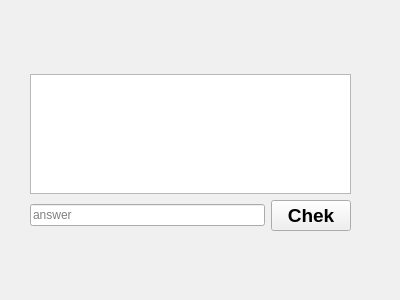
<?xml version="1.0" encoding="UTF-8"?>
<ui version="4.0">
 <class>tasks</class>
 <widget class="QWidget" name="tasks">
  <property name="geometry">
   <rect>
    <x>0</x>
    <y>0</y>
    <width>400</width>
    <height>300</height>
   </rect>
  </property>
  <property name="palette">
   <palette>
    <active>
     <colorrole role="WindowText">
      <brush brushstyle="SolidPattern">
       <color alpha="255">
        <red>5</red>
        <green>88</green>
        <blue>10</blue>
       </color>
      </brush>
     </colorrole>
     <colorrole role="Button">
      <brush brushstyle="SolidPattern">
       <color alpha="255">
        <red>130</red>
        <green>240</green>
        <blue>83</blue>
       </color>
      </brush>
     </colorrole>
     <colorrole role="Light">
      <brush brushstyle="SolidPattern">
       <color alpha="255">
        <red>255</red>
        <green>255</green>
        <blue>255</blue>
       </color>
      </brush>
     </colorrole>
     <colorrole role="Midlight">
      <brush brushstyle="SolidPattern">
       <color alpha="255">
        <red>226</red>
        <green>247</green>
        <blue>211</blue>
       </color>
      </brush>
     </colorrole>
     <colorrole role="Dark">
      <brush brushstyle="SolidPattern">
       <color alpha="255">
        <red>125</red>
        <green>179</green>
        <blue>74</blue>
       </color>
      </brush>
     </colorrole>
     <colorrole role="Mid">
      <brush brushstyle="SolidPattern">
       <color alpha="255">
        <red>131</red>
        <green>160</green>
        <blue>112</blue>
       </color>
      </brush>
     </colorrole>
     <colorrole role="Text">
      <brush brushstyle="SolidPattern">
       <color alpha="255">
        <red>5</red>
        <green>88</green>
        <blue>10</blue>
       </color>
      </brush>
     </colorrole>
     <colorrole role="BrightText">
      <brush brushstyle="SolidPattern">
       <color alpha="255">
        <red>255</red>
        <green>255</green>
        <blue>255</blue>
       </color>
      </brush>
     </colorrole>
     <colorrole role="ButtonText">
      <brush brushstyle="SolidPattern">
       <color alpha="255">
        <red>5</red>
        <green>88</green>
        <blue>10</blue>
       </color>
      </brush>
     </colorrole>
     <colorrole role="Base">
      <brush brushstyle="SolidPattern">
       <color alpha="255">
        <red>255</red>
        <green>255</green>
        <blue>255</blue>
       </color>
      </brush>
     </colorrole>
     <colorrole role="Window">
      <brush brushstyle="SolidPattern">
       <color alpha="255">
        <red>232</red>
        <green>248</green>
        <blue>220</blue>
       </color>
      </brush>
     </colorrole>
     <colorrole role="Shadow">
      <brush brushstyle="SolidPattern">
       <color alpha="255">
        <red>64</red>
        <green>108</green>
        <blue>45</blue>
       </color>
      </brush>
     </colorrole>
     <colorrole role="Highlight">
      <brush brushstyle="SolidPattern">
       <color alpha="255">
        <red>66</red>
        <green>211</green>
        <blue>4</blue>
       </color>
      </brush>
     </colorrole>
     <colorrole role="HighlightedText">
      <brush brushstyle="SolidPattern">
       <color alpha="255">
        <red>255</red>
        <green>255</green>
        <blue>255</blue>
       </color>
      </brush>
     </colorrole>
     <colorrole role="Link">
      <brush brushstyle="SolidPattern">
       <color alpha="255">
        <red>107</red>
        <green>255</green>
        <blue>8</blue>
       </color>
      </brush>
     </colorrole>
     <colorrole role="LinkVisited">
      <brush brushstyle="SolidPattern">
       <color alpha="255">
        <red>51</red>
        <green>144</green>
        <blue>1</blue>
       </color>
      </brush>
     </colorrole>
     <colorrole role="AlternateBase">
      <brush brushstyle="SolidPattern">
       <color alpha="255">
        <red>226</red>
        <green>247</green>
        <blue>211</blue>
       </color>
      </brush>
     </colorrole>
     <colorrole role="NoRole">
      <brush brushstyle="NoBrush">
       <color alpha="255">
        <red>0</red>
        <green>0</green>
        <blue>0</blue>
       </color>
      </brush>
     </colorrole>
     <colorrole role="ToolTipBase">
      <brush brushstyle="SolidPattern">
       <color alpha="255">
        <red>255</red>
        <green>255</green>
        <blue>220</blue>
       </color>
      </brush>
     </colorrole>
     <colorrole role="ToolTipText">
      <brush brushstyle="SolidPattern">
       <color alpha="255">
        <red>5</red>
        <green>88</green>
        <blue>10</blue>
       </color>
      </brush>
     </colorrole>
     <colorrole role="PlaceholderText">
      <brush brushstyle="SolidPattern">
       <color alpha="128">
        <red>18</red>
        <green>141</green>
        <blue>16</blue>
       </color>
      </brush>
     </colorrole>
    </active>
    <inactive>
     <colorrole role="WindowText">
      <brush brushstyle="SolidPattern">
       <color alpha="255">
        <red>0</red>
        <green>0</green>
        <blue>0</blue>
       </color>
      </brush>
     </colorrole>
     <colorrole role="Button">
      <brush brushstyle="SolidPattern">
       <color alpha="255">
        <red>240</red>
        <green>240</green>
        <blue>240</blue>
       </color>
      </brush>
     </colorrole>
     <colorrole role="Light">
      <brush brushstyle="SolidPattern">
       <color alpha="255">
        <red>255</red>
        <green>255</green>
        <blue>255</blue>
       </color>
      </brush>
     </colorrole>
     <colorrole role="Midlight">
      <brush brushstyle="SolidPattern">
       <color alpha="255">
        <red>227</red>
        <green>227</green>
        <blue>227</blue>
       </color>
      </brush>
     </colorrole>
     <colorrole role="Dark">
      <brush brushstyle="SolidPattern">
       <color alpha="255">
        <red>160</red>
        <green>160</green>
        <blue>160</blue>
       </color>
      </brush>
     </colorrole>
     <colorrole role="Mid">
      <brush brushstyle="SolidPattern">
       <color alpha="255">
        <red>160</red>
        <green>160</green>
        <blue>160</blue>
       </color>
      </brush>
     </colorrole>
     <colorrole role="Text">
      <brush brushstyle="SolidPattern">
       <color alpha="255">
        <red>0</red>
        <green>0</green>
        <blue>0</blue>
       </color>
      </brush>
     </colorrole>
     <colorrole role="BrightText">
      <brush brushstyle="SolidPattern">
       <color alpha="255">
        <red>255</red>
        <green>255</green>
        <blue>255</blue>
       </color>
      </brush>
     </colorrole>
     <colorrole role="ButtonText">
      <brush brushstyle="SolidPattern">
       <color alpha="255">
        <red>0</red>
        <green>0</green>
        <blue>0</blue>
       </color>
      </brush>
     </colorrole>
     <colorrole role="Base">
      <brush brushstyle="SolidPattern">
       <color alpha="255">
        <red>255</red>
        <green>255</green>
        <blue>255</blue>
       </color>
      </brush>
     </colorrole>
     <colorrole role="Window">
      <brush brushstyle="SolidPattern">
       <color alpha="255">
        <red>240</red>
        <green>240</green>
        <blue>240</blue>
       </color>
      </brush>
     </colorrole>
     <colorrole role="Shadow">
      <brush brushstyle="SolidPattern">
       <color alpha="255">
        <red>105</red>
        <green>105</green>
        <blue>105</blue>
       </color>
      </brush>
     </colorrole>
     <colorrole role="Highlight">
      <brush brushstyle="SolidPattern">
       <color alpha="255">
        <red>240</red>
        <green>240</green>
        <blue>240</blue>
       </color>
      </brush>
     </colorrole>
     <colorrole role="HighlightedText">
      <brush brushstyle="SolidPattern">
       <color alpha="255">
        <red>0</red>
        <green>0</green>
        <blue>0</blue>
       </color>
      </brush>
     </colorrole>
     <colorrole role="Link">
      <brush brushstyle="SolidPattern">
       <color alpha="255">
        <red>0</red>
        <green>0</green>
        <blue>255</blue>
       </color>
      </brush>
     </colorrole>
     <colorrole role="LinkVisited">
      <brush brushstyle="SolidPattern">
       <color alpha="255">
        <red>255</red>
        <green>0</green>
        <blue>255</blue>
       </color>
      </brush>
     </colorrole>
     <colorrole role="AlternateBase">
      <brush brushstyle="SolidPattern">
       <color alpha="255">
        <red>245</red>
        <green>245</green>
        <blue>245</blue>
       </color>
      </brush>
     </colorrole>
     <colorrole role="NoRole">
      <brush brushstyle="NoBrush">
       <color alpha="255">
        <red>0</red>
        <green>0</green>
        <blue>0</blue>
       </color>
      </brush>
     </colorrole>
     <colorrole role="ToolTipBase">
      <brush brushstyle="SolidPattern">
       <color alpha="255">
        <red>255</red>
        <green>255</green>
        <blue>220</blue>
       </color>
      </brush>
     </colorrole>
     <colorrole role="ToolTipText">
      <brush brushstyle="SolidPattern">
       <color alpha="255">
        <red>0</red>
        <green>0</green>
        <blue>0</blue>
       </color>
      </brush>
     </colorrole>
     <colorrole role="PlaceholderText">
      <brush brushstyle="SolidPattern">
       <color alpha="128">
        <red>0</red>
        <green>0</green>
        <blue>0</blue>
       </color>
      </brush>
     </colorrole>
    </inactive>
    <disabled>
     <colorrole role="WindowText">
      <brush brushstyle="SolidPattern">
       <color alpha="255">
        <red>125</red>
        <green>179</green>
        <blue>74</blue>
       </color>
      </brush>
     </colorrole>
     <colorrole role="Button">
      <brush brushstyle="SolidPattern">
       <color alpha="255">
        <red>130</red>
        <green>240</green>
        <blue>83</blue>
       </color>
      </brush>
     </colorrole>
     <colorrole role="Light">
      <brush brushstyle="SolidPattern">
       <color alpha="255">
        <red>255</red>
        <green>255</green>
        <blue>255</blue>
       </color>
      </brush>
     </colorrole>
     <colorrole role="Midlight">
      <brush brushstyle="SolidPattern">
       <color alpha="255">
        <red>226</red>
        <green>247</green>
        <blue>211</blue>
       </color>
      </brush>
     </colorrole>
     <colorrole role="Dark">
      <brush brushstyle="SolidPattern">
       <color alpha="255">
        <red>125</red>
        <green>179</green>
        <blue>74</blue>
       </color>
      </brush>
     </colorrole>
     <colorrole role="Mid">
      <brush brushstyle="SolidPattern">
       <color alpha="255">
        <red>131</red>
        <green>160</green>
        <blue>112</blue>
       </color>
      </brush>
     </colorrole>
     <colorrole role="Text">
      <brush brushstyle="SolidPattern">
       <color alpha="255">
        <red>0</red>
        <green>0</green>
        <blue>0</blue>
       </color>
      </brush>
     </colorrole>
     <colorrole role="BrightText">
      <brush brushstyle="SolidPattern">
       <color alpha="255">
        <red>255</red>
        <green>255</green>
        <blue>255</blue>
       </color>
      </brush>
     </colorrole>
     <colorrole role="ButtonText">
      <brush brushstyle="SolidPattern">
       <color alpha="255">
        <red>125</red>
        <green>179</green>
        <blue>74</blue>
       </color>
      </brush>
     </colorrole>
     <colorrole role="Base">
      <brush brushstyle="SolidPattern">
       <color alpha="255">
        <red>223</red>
        <green>248</green>
        <blue>204</blue>
       </color>
      </brush>
     </colorrole>
     <colorrole role="Window">
      <brush brushstyle="SolidPattern">
       <color alpha="255">
        <red>223</red>
        <green>248</green>
        <blue>204</blue>
       </color>
      </brush>
     </colorrole>
     <colorrole role="Shadow">
      <brush brushstyle="SolidPattern">
       <color alpha="255">
        <red>0</red>
        <green>0</green>
        <blue>0</blue>
       </color>
      </brush>
     </colorrole>
     <colorrole role="Highlight">
      <brush brushstyle="SolidPattern">
       <color alpha="255">
        <red>0</red>
        <green>120</green>
        <blue>215</blue>
       </color>
      </brush>
     </colorrole>
     <colorrole role="HighlightedText">
      <brush brushstyle="SolidPattern">
       <color alpha="255">
        <red>255</red>
        <green>255</green>
        <blue>255</blue>
       </color>
      </brush>
     </colorrole>
     <colorrole role="Link">
      <brush brushstyle="SolidPattern">
       <color alpha="255">
        <red>0</red>
        <green>0</green>
        <blue>255</blue>
       </color>
      </brush>
     </colorrole>
     <colorrole role="LinkVisited">
      <brush brushstyle="SolidPattern">
       <color alpha="255">
        <red>255</red>
        <green>0</green>
        <blue>255</blue>
       </color>
      </brush>
     </colorrole>
     <colorrole role="AlternateBase">
      <brush brushstyle="SolidPattern">
       <color alpha="255">
        <red>245</red>
        <green>245</green>
        <blue>245</blue>
       </color>
      </brush>
     </colorrole>
     <colorrole role="NoRole">
      <brush brushstyle="NoBrush">
       <color alpha="255">
        <red>0</red>
        <green>0</green>
        <blue>0</blue>
       </color>
      </brush>
     </colorrole>
     <colorrole role="ToolTipBase">
      <brush brushstyle="SolidPattern">
       <color alpha="255">
        <red>255</red>
        <green>255</green>
        <blue>220</blue>
       </color>
      </brush>
     </colorrole>
     <colorrole role="ToolTipText">
      <brush brushstyle="SolidPattern">
       <color alpha="255">
        <red>0</red>
        <green>0</green>
        <blue>0</blue>
       </color>
      </brush>
     </colorrole>
     <colorrole role="PlaceholderText">
      <brush brushstyle="SolidPattern">
       <color alpha="128">
        <red>0</red>
        <green>0</green>
        <blue>0</blue>
       </color>
      </brush>
     </colorrole>
    </disabled>
   </palette>
  </property>
  <property name="windowTitle">
   <string>Form</string>
  </property>
  <widget class="QWidget" name="verticalLayoutWidget">
   <property name="geometry">
    <rect>
     <x>30</x>
     <y>50</y>
     <width>321</width>
     <height>181</height>
    </rect>
   </property>
   <layout class="QVBoxLayout" name="verticalLayout">
    <item>
     <widget class="QLabel" name="task_number">
      <property name="font">
       <font>
        <pointsize>12</pointsize>
        <italic>true</italic>
        <bold>true</bold>
       </font>
      </property>
      <property name="text">
       <string/>
      </property>
      <property name="alignment">
       <set>Qt::AlignCenter</set>
      </property>
     </widget>
    </item>
    <item>
     <widget class="QTextBrowser" name="textBrw_task">
      <property name="frameShadow">
       <enum>QFrame::Sunken</enum>
      </property>
      <property name="lineWidth">
       <number>1</number>
      </property>
      <property name="midLineWidth">
       <number>0</number>
      </property>
     </widget>
    </item>
    <item>
     <layout class="QHBoxLayout" name="horizontalLayout">
      <item>
       <widget class="QLineEdit" name="lineEdit_ans">
        <property name="text">
         <string/>
        </property>
        <property name="placeholderText">
         <string>answer</string>
        </property>
       </widget>
      </item>
      <item>
       <widget class="QPushButton" name="pushBut_chek">
        <property name="font">
         <font>
          <pointsize>14</pointsize>
          <bold>true</bold>
         </font>
        </property>
        <property name="text">
         <string>Chek</string>
        </property>
       </widget>
      </item>
     </layout>
    </item>
   </layout>
  </widget>
 </widget>
 <resources/>
 <connections/>
</ui>
